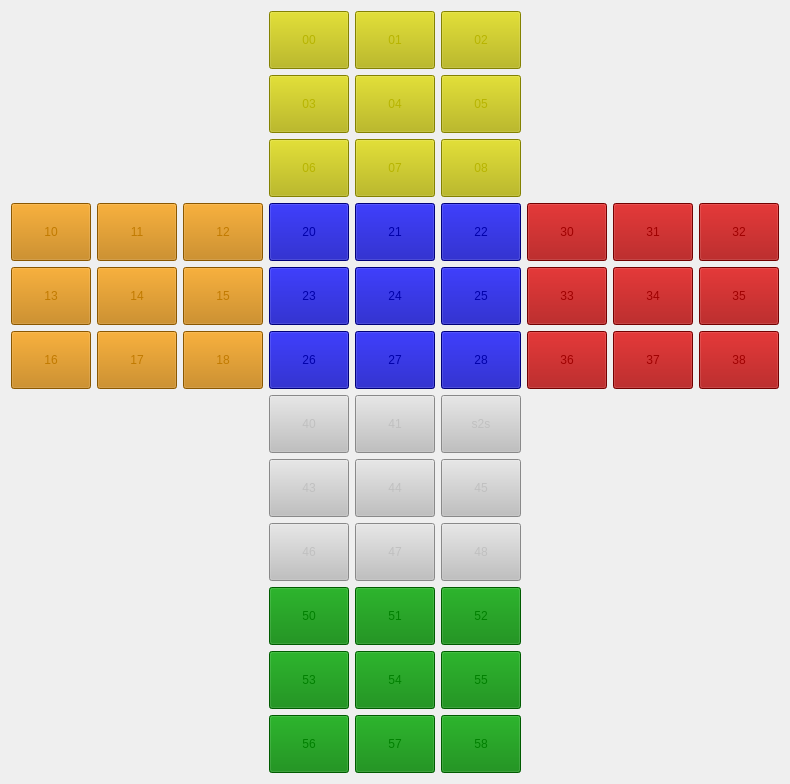
  <widget class="QWidget" name="gridLayoutWidget">
   <property name="geometry">
    <rect>
     <x>190</x>
     <y>100</y>
     <width>524</width>
     <height>694</height>
    </rect>
   </property>
   <layout class="QGridLayout" name="All_cube">
    <item row="0" column="2">
     <layout class="QGridLayout" name="Side_0">
      <item row="0" column="0">
       <widget class="QPushButton" name="side_0_square_0">
        <property name="styleSheet">
         <string notr="true">QPushButton{
  color: rgb(183, 180, 0);
  background-color: rgb(183, 180, 0);
  width: 50px;
  height: 50px;
}

QPushButton:hover {
  color: gray;
  background-color: gray;
}

QPushButton:pressed {
  color:yellow;
  background-color: yellow;
}</string>
        </property>
        <property name="text">
         <string>00</string>
        </property>
       </widget>
      </item>
      <item row="0" column="1">
       <widget class="QPushButton" name="side_0_square_1">
        <property name="styleSheet">
         <string notr="true">QPushButton{
  color: rgb(183, 180, 0);
  background-color: rgb(183, 180, 0);
  width: 50px;
  height: 50px;
}

QPushButton:hover {
  color: gray;
  background-color: gray;
}

QPushButton:pressed {
  color:yellow;
  background-color: yellow;
}</string>
        </property>
        <property name="text">
         <string>01</string>
        </property>
       </widget>
      </item>
      <item row="0" column="2">
       <widget class="QPushButton" name="side_0_square_2">
        <property name="styleSheet">
         <string notr="true">QPushButton{
  color: rgb(183, 180, 0);
  background-color: rgb(183, 180, 0);
  width: 50px;
  height: 50px;
}

QPushButton:hover {
  color: gray;
  background-color: gray;
}

QPushButton:pressed {
  color:yellow;
  background-color: yellow;
}</string>
        </property>
        <property name="text">
         <string>02</string>
        </property>
       </widget>
      </item>
      <item row="1" column="0">
       <widget class="QPushButton" name="side_0_square_3">
        <property name="styleSheet">
         <string notr="true">QPushButton{
  color: rgb(183, 180, 0);
  background-color: rgb(183, 180, 0);
  width: 50px;
  height: 50px;
}

QPushButton:hover {
  color: gray;
  background-color: gray;
}

QPushButton:pressed {
  color:yellow;
  background-color: yellow;
}</string>
        </property>
        <property name="text">
         <string>03</string>
        </property>
       </widget>
      </item>
      <item row="1" column="1">
       <widget class="QPushButton" name="side_0_square_4">
        <property name="styleSheet">
         <string notr="true">QPushButton{
  color: rgb(183, 180, 0);
  background-color: rgb(183, 180, 0);
  width: 50px;
  height: 50px;
}

QPushButton:hover {
  color: gray;
  background-color: gray;
}

QPushButton:pressed {
  color:yellow;
  background-color: yellow;
}</string>
        </property>
        <property name="text">
         <string>04</string>
        </property>
       </widget>
      </item>
      <item row="1" column="2">
       <widget class="QPushButton" name="side_0_square_5">
        <property name="styleSheet">
         <string notr="true">QPushButton{
  color: rgb(183, 180, 0);
  background-color: rgb(183, 180, 0);
  width: 50px;
  height: 50px;
}

QPushButton:hover {
  color: gray;
  background-color: gray;
}

QPushButton:pressed {
  color:yellow;
  background-color: yellow;
}</string>
        </property>
        <property name="text">
         <string>05</string>
        </property>
       </widget>
      </item>
      <item row="2" column="1">
       <widget class="QPushButton" name="side_0_square_7">
        <property name="styleSheet">
         <string notr="true">QPushButton{
  color: rgb(183, 180, 0);
  background-color: rgb(183, 180, 0);
  width: 50px;
  height: 50px;
}

QPushButton:hover {
  color: gray;
  background-color: gray;
}

QPushButton:pressed {
  color:yellow;
  background-color: yellow;
}</string>
        </property>
        <property name="text">
         <string>07</string>
        </property>
       </widget>
      </item>
      <item row="2" column="2">
       <widget class="QPushButton" name="side_0_square_8">
        <property name="styleSheet">
         <string notr="true">QPushButton{
  color: rgb(183, 180, 0);
  background-color: rgb(183, 180, 0);
  width: 50px;
  height: 50px;
}

QPushButton:hover {
  color: gray;
  background-color: gray;
}

QPushButton:pressed {
  color:yellow;
  background-color: yellow;
}</string>
        </property>
        <property name="text">
         <string>08</string>
        </property>
       </widget>
      </item>
      <item row="2" column="0">
       <widget class="QPushButton" name="side_0_square_6">
        <property name="styleSheet">
         <string notr="true">QPushButton{
  color: rgb(183, 180, 0);
  background-color: rgb(183, 180, 0);
  width: 50px;
  height: 50px;
}

QPushButton:hover {
  color: gray;
  background-color: gray;
}

QPushButton:pressed {
  color:yellow;
  background-color: yellow;
}</string>
        </property>
        <property name="text">
         <string>06</string>
        </property>
       </widget>
      </item>
     </layout>
    </item>
    <item row="3" column="2">
     <spacer name="verticalSpacer_2">
      <property name="orientation">
       <enum>Qt::Vertical</enum>
      </property>
      <property name="sizeHint" stdset="0">
       <size>
        <width>20</width>
        <height>40</height>
       </size>
      </property>
     </spacer>
    </item>
    <item row="2" column="4">
     <spacer name="horizontalSpacer">
      <property name="orientation">
       <enum>Qt::Horizontal</enum>
      </property>
      <property name="sizeHint" stdset="0">
       <size>
        <width>40</width>
        <height>20</height>
       </size>
      </property>
     </spacer>
    </item>
    <item row="1" column="2">
     <spacer name="verticalSpacer">
      <property name="orientation">
       <enum>Qt::Vertical</enum>
      </property>
      <property name="sizeHint" stdset="0">
       <size>
        <width>20</width>
        <height>40</height>
       </size>
      </property>
     </spacer>
    </item>
    <item row="2" column="0">
     <layout class="QGridLayout" name="Side_1">
      <item row="0" column="0">
       <widget class="QPushButton" name="side_1_square_0">
        <property name="styleSheet">
         <string notr="true">QPushButton{
  color: rgb(193, 122, 0);
  background-color: rgb(193, 122, 0);
  width: 50px;
  height: 50px;
}

QPushButton:hover {
  color: gray;
  background-color: gray;
}

QPushButton:pressed {
  color: orange;
  background-color: orange;
}</string>
        </property>
        <property name="text">
         <string>10</string>
        </property>
       </widget>
      </item>
      <item row="0" column="1">
       <widget class="QPushButton" name="side_1_square_1">
        <property name="styleSheet">
         <string notr="true">QPushButton{
  color: rgb(193, 122, 0);
  background-color: rgb(193, 122, 0);
  width: 50px;
  height: 50px;
}

QPushButton:hover {
  color: gray;
  background-color: gray;
}

QPushButton:pressed {
  color: orange;
  background-color: orange;
}</string>
        </property>
        <property name="text">
         <string>11</string>
        </property>
       </widget>
      </item>
      <item row="0" column="2">
       <widget class="QPushButton" name="side_1_square_2">
        <property name="styleSheet">
         <string notr="true">QPushButton{
  color: rgb(193, 122, 0);
  background-color: rgb(193, 122, 0);
  width: 50px;
  height: 50px;
}

QPushButton:hover {
  color: gray;
  background-color: gray;
}

QPushButton:pressed {
  color: orange;
  background-color: orange;
}</string>
        </property>
        <property name="text">
         <string>12</string>
        </property>
       </widget>
      </item>
      <item row="1" column="0">
       <widget class="QPushButton" name="side_1_square_3">
        <property name="styleSheet">
         <string notr="true">QPushButton{
  color: rgb(193, 122, 0);
  background-color: rgb(193, 122, 0);
  width: 50px;
  height: 50px;
}

QPushButton:hover {
  color: gray;
  background-color: gray;
}

QPushButton:pressed {
  color: orange;
  background-color: orange;
}</string>
        </property>
        <property name="text">
         <string>13</string>
        </property>
       </widget>
      </item>
      <item row="1" column="1">
       <widget class="QPushButton" name="side_1_square_4">
        <property name="styleSheet">
         <string notr="true">QPushButton{
  color: rgb(193, 122, 0);
  background-color: rgb(193, 122, 0);
  width: 50px;
  height: 50px;
}

QPushButton:hover {
  color: gray;
  background-color: gray;
}

QPushButton:pressed {
  color: orange;
  background-color: orange;
}</string>
        </property>
        <property name="text">
         <string>14</string>
        </property>
       </widget>
      </item>
      <item row="1" column="2">
       <widget class="QPushButton" name="side_1_square_5">
        <property name="styleSheet">
         <string notr="true">QPushButton{
  color: rgb(193, 122, 0);
  background-color: rgb(193, 122, 0);
  width: 50px;
  height: 50px;
}

QPushButton:hover {
  color: gray;
  background-color: gray;
}

QPushButton:pressed {
  color: orange;
  background-color: orange;
}</string>
        </property>
        <property name="text">
         <string>15</string>
        </property>
       </widget>
      </item>
      <item row="2" column="1">
       <widget class="QPushButton" name="side_1_square_7">
        <property name="styleSheet">
         <string notr="true">QPushButton{
  color: rgb(193, 122, 0);
  background-color: rgb(193, 122, 0);
  width: 50px;
  height: 50px;
}

QPushButton:hover {
  color: gray;
  background-color: gray;
}

QPushButton:pressed {
  color: orange;
  background-color: orange;
}</string>
        </property>
        <property name="text">
         <string>17</string>
        </property>
       </widget>
      </item>
      <item row="2" column="2">
       <widget class="QPushButton" name="side_1_square_8">
        <property name="styleSheet">
         <string notr="true">QPushButton{
  color: rgb(193, 122, 0);
  background-color: rgb(193, 122, 0);
  width: 50px;
  height: 50px;
}

QPushButton:hover {
  color: gray;
  background-color: gray;
}

QPushButton:pressed {
  color: orange;
  background-color: orange;
}</string>
        </property>
        <property name="text">
         <string>18</string>
        </property>
       </widget>
      </item>
      <item row="2" column="0">
       <widget class="QPushButton" name="side_1_square_6">
        <property name="styleSheet">
         <string notr="true">QPushButton{
  color: rgb(193, 122, 0);
  background-color: rgb(193, 122, 0);
  width: 50px;
  height: 50px;
}

QPushButton:hover {
  color: gray;
  background-color: gray;
}

QPushButton:pressed {
  color: orange;
  background-color: orange;
}</string>
        </property>
        <property name="text">
         <string>16</string>
        </property>
       </widget>
      </item>
     </layout>
    </item>
    <item row="2" column="1">
     <spacer name="horizontalSpacer_3">
      <property name="orientation">
       <enum>Qt::Horizontal</enum>
      </property>
      <property name="sizeHint" stdset="0">
       <size>
        <width>40</width>
        <height>20</height>
       </size>
      </property>
     </spacer>
    </item>
    <item row="2" column="3">
     <spacer name="horizontalSpacer_2">
      <property name="orientation">
       <enum>Qt::Horizontal</enum>
      </property>
      <property name="sizeHint" stdset="0">
       <size>
        <width>40</width>
        <height>20</height>
       </size>
      </property>
     </spacer>
    </item>
    <item row="2" column="5">
     <layout class="QGridLayout" name="Side_3">
      <item row="0" column="2">
       <widget class="QPushButton" name="side_3_square_2">
        <property name="styleSheet">
         <string notr="true">QPushButton{
  color: rgb(160, 0, 0);
  background-color: rgb(160, 0, 0);
  width: 50px;
  height: 50px;
}

QPushButton:hover {
  color: gray;
  background-color: gray;
}

QPushButton:pressed {
  color: red ;
  background-color: red;
}</string>
        </property>
        <property name="text">
         <string>32</string>
        </property>
       </widget>
      </item>
      <item row="2" column="2">
       <widget class="QPushButton" name="side_3_square_8">
        <property name="styleSheet">
         <string notr="true">QPushButton{
  color: rgb(160, 0, 0);
  background-color: rgb(160, 0, 0);
  width: 50px;
  height: 50px;
}

QPushButton:hover {
  color: gray;
  background-color: gray;
}

QPushButton:pressed {
  color: red ;
  background-color: red;
}</string>
        </property>
        <property name="text">
         <string>38</string>
        </property>
       </widget>
      </item>
      <item row="2" column="0">
       <widget class="QPushButton" name="side_3_square_6">
        <property name="styleSheet">
         <string notr="true">QPushButton{
  color: rgb(160, 0, 0);
  background-color: rgb(160, 0, 0);
  width: 50px;
  height: 50px;
}

QPushButton:hover {
  color: gray;
  background-color: gray;
}

QPushButton:pressed {
  color: red ;
  background-color: red;
}</string>
        </property>
        <property name="text">
         <string>36</string>
        </property>
       </widget>
      </item>
      <item row="0" column="0">
       <widget class="QPushButton" name="side_3_square_0">
        <property name="styleSheet">
         <string notr="true">QPushButton{
  color: rgb(160, 0, 0);
  background-color: rgb(160, 0, 0);
  width: 50px;
  height: 50px;
}

QPushButton:hover {
  color: gray;
  background-color: gray;
}

QPushButton:pressed {
  color: red ;
  background-color: red;
}</string>
        </property>
        <property name="text">
         <string>30</string>
        </property>
       </widget>
      </item>
      <item row="0" column="1">
       <widget class="QPushButton" name="side_3_square_1">
        <property name="styleSheet">
         <string notr="true">QPushButton{
  color: rgb(160, 0, 0);
  background-color: rgb(160, 0, 0);
  width: 50px;
  height: 50px;
}

QPushButton:hover {
  color: gray;
  background-color: gray;
}

QPushButton:pressed {
  color: red ;
  background-color: red;
}</string>
        </property>
        <property name="text">
         <string>31</string>
        </property>
       </widget>
      </item>
      <item row="1" column="1">
       <widget class="QPushButton" name="side_3_square_4">
        <property name="styleSheet">
         <string notr="true">QPushButton{
  color: rgb(160, 0, 0);
  background-color: rgb(160, 0, 0);
  width: 50px;
  height: 50px;
}

QPushButton:hover {
  color: gray;
  background-color: gray;
}

QPushButton:pressed {
  color: red ;
  background-color: red;
}</string>
        </property>
        <property name="text">
         <string>34</string>
        </property>
       </widget>
      </item>
      <item row="2" column="1">
       <widget class="QPushButton" name="side_3_square_7">
        <property name="styleSheet">
         <string notr="true">QPushButton{
  color: rgb(160, 0, 0);
  background-color: rgb(160, 0, 0);
  width: 50px;
  height: 50px;
}

QPushButton:hover {
  color: gray;
  background-color: gray;
}

QPushButton:pressed {
  color: red ;
  background-color: red;
}</string>
        </property>
        <property name="text">
         <string>37</string>
        </property>
       </widget>
      </item>
      <item row="1" column="2">
       <widget class="QPushButton" name="side_3_square_5">
        <property name="styleSheet">
         <string notr="true">QPushButton{
  color: rgb(160, 0, 0);
  background-color: rgb(160, 0, 0);
  width: 50px;
  height: 50px;
}

QPushButton:hover {
  color: gray;
  background-color: gray;
}

QPushButton:pressed {
  color: red ;
  background-color: red;
}</string>
        </property>
        <property name="text">
         <string>35</string>
        </property>
       </widget>
      </item>
      <item row="1" column="0">
       <widget class="QPushButton" name="side_3_square_3">
        <property name="styleSheet">
         <string notr="true">QPushButton{
  color: rgb(160, 0, 0);
  background-color: rgb(160, 0, 0);
  width: 50px;
  height: 50px;
}

QPushButton:hover {
  color: gray;
  background-color: gray;
}

QPushButton:pressed {
  color: red ;
  background-color: red;
}</string>
        </property>
        <property name="text">
         <string>33</string>
        </property>
       </widget>
      </item>
     </layout>
    </item>
    <item row="6" column="2">
     <layout class="QGridLayout" name="Side_5">
      <item row="1" column="0">
       <widget class="QPushButton" name="side_5_square_3">
        <property name="styleSheet">
         <string notr="true">QPushButton{
  color: green;
  background-color: green;
  width: 50px;
  height: 50px;
}

QPushButton:hover {
  color: gray;
  background-color: gray;
}

QPushButton:pressed {
  color: rgb(0, 160, 0);
  background-color: rgb(0, 160, 0);
}</string>
        </property>
        <property name="text">
         <string>53</string>
        </property>
       </widget>
      </item>
      <item row="0" column="2">
       <widget class="QPushButton" name="side_5_square_2">
        <property name="styleSheet">
         <string notr="true">QPushButton{
  color: green;
  background-color: green;
  width: 50px;
  height: 50px;
}

QPushButton:hover {
  color: gray;
  background-color: gray;
}

QPushButton:pressed {
  color: rgb(0, 160, 0);
  background-color: rgb(0, 160, 0);
}</string>
        </property>
        <property name="text">
         <string>52</string>
        </property>
       </widget>
      </item>
      <item row="0" column="0">
       <widget class="QPushButton" name="side_5_square_0">
        <property name="styleSheet">
         <string notr="true">QPushButton{
  color: green;
  background-color: green;
  width: 50px;
  height: 50px;
}

QPushButton:hover {
  color: gray;
  background-color: gray;
}

QPushButton:pressed {
  color: rgb(0, 160, 0);
  background-color: rgb(0, 160, 0);
}</string>
        </property>
        <property name="text">
         <string>50</string>
        </property>
       </widget>
      </item>
      <item row="1" column="1">
       <widget class="QPushButton" name="side_5_square_4">
        <property name="styleSheet">
         <string notr="true">QPushButton{
  color: green;
  background-color: green;
  width: 50px;
  height: 50px;
}

QPushButton:hover {
  color: gray;
  background-color: gray;
}

QPushButton:pressed {
  color: rgb(0, 160, 0);
  background-color: rgb(0, 160, 0);
}</string>
        </property>
        <property name="text">
         <string>54</string>
        </property>
       </widget>
      </item>
      <item row="2" column="1">
       <widget class="QPushButton" name="side_5_square_7">
        <property name="styleSheet">
         <string notr="true">QPushButton{
  color: green;
  background-color: green;
  width: 50px;
  height: 50px;
}

QPushButton:hover {
  color: gray;
  background-color: gray;
}

QPushButton:pressed {
  color: rgb(0, 160, 0);
  background-color: rgb(0, 160, 0);
}</string>
        </property>
        <property name="text">
         <string>57</string>
        </property>
       </widget>
      </item>
      <item row="0" column="1">
       <widget class="QPushButton" name="side_5_square_1">
        <property name="styleSheet">
         <string notr="true">QPushButton{
  color: green;
  background-color: green;
  width: 50px;
  height: 50px;
}

QPushButton:hover {
  color: gray;
  background-color: gray;
}

QPushButton:pressed {
  color: rgb(0, 160, 0);
  background-color: rgb(0, 160, 0);
}</string>
        </property>
        <property name="text">
         <string>51</string>
        </property>
       </widget>
      </item>
      <item row="2" column="2">
       <widget class="QPushButton" name="side_5_square_8">
        <property name="styleSheet">
         <string notr="true">QPushButton{
  color: green;
  background-color: green;
  width: 50px;
  height: 50px;
}

QPushButton:hover {
  color: gray;
  background-color: gray;
}

QPushButton:pressed {
  color: rgb(0, 160, 0);
  background-color: rgb(0, 160, 0);
}</string>
        </property>
        <property name="text">
         <string>58</string>
        </property>
       </widget>
      </item>
      <item row="2" column="0">
       <widget class="QPushButton" name="side_5_square_6">
        <property name="styleSheet">
         <string notr="true">QPushButton{
  color: green;
  background-color: green;
  width: 50px;
  height: 50px;
}

QPushButton:hover {
  color: gray;
  background-color: gray;
}

QPushButton:pressed {
  color: rgb(0, 160, 0);
  background-color: rgb(0, 160, 0);
}</string>
        </property>
        <property name="text">
         <string>56</string>
        </property>
       </widget>
      </item>
      <item row="1" column="2">
       <widget class="QPushButton" name="side_5_square_5">
        <property name="styleSheet">
         <string notr="true">QPushButton{
  color: green;
  background-color: green;
  width: 50px;
  height: 50px;
}

QPushButton:hover {
  color: gray;
  background-color: gray;
}

QPushButton:pressed {
  color: rgb(0, 160, 0);
  background-color: rgb(0, 160, 0);
}</string>
        </property>
        <property name="text">
         <string>55</string>
        </property>
       </widget>
      </item>
     </layout>
    </item>
    <item row="4" column="2">
     <layout class="QGridLayout" name="Side_4">
      <item row="0" column="0">
       <widget class="QPushButton" name="side_4_square_0">
        <property name="styleSheet">
         <string notr="true">QPushButton{
  color: silver ;
  background-color: silver;
  width: 50px;
  height: 50px;
}

QPushButton:hover {
  color: gray;
  background-color: gray;

}

QPushButton:pressed {
  color: white;
  background-color: white;
}</string>
        </property>
        <property name="text">
         <string>40</string>
        </property>
       </widget>
      </item>
      <item row="0" column="1">
       <widget class="QPushButton" name="side_4_square_1">
        <property name="styleSheet">
         <string notr="true">QPushButton{
  color: silver ;
  background-color: silver;
  width: 50px;
  height: 50px;
}

QPushButton:hover {
  color: gray;
  background-color: gray;

}

QPushButton:pressed {
  color: white;
  background-color: white;
}</string>
        </property>
        <property name="text">
         <string>41</string>
        </property>
       </widget>
      </item>
      <item row="0" column="2">
       <widget class="QPushButton" name="side_4_square_2">
        <property name="styleSheet">
         <string notr="true">QPushButton{
  color: silver ;
  background-color: silver;
  width: 50px;
  height: 50px;
}

QPushButton:hover {
  color: gray;
  background-color: gray;

}

QPushButton:pressed {
  color: white;
  background-color: white;
}</string>
        </property>
        <property name="text">
         <string>s2s</string>
        </property>
       </widget>
      </item>
      <item row="1" column="0">
       <widget class="QPushButton" name="side_4_square_3">
        <property name="styleSheet">
         <string notr="true">QPushButton{
  color: silver ;
  background-color: silver;
  width: 50px;
  height: 50px;
}

QPushButton:hover {
  color: gray;
  background-color: gray;

}

QPushButton:pressed {
  color: white;
  background-color: white;
}</string>
        </property>
        <property name="text">
         <string>43</string>
        </property>
       </widget>
      </item>
      <item row="1" column="1">
       <widget class="QPushButton" name="side_4_square_4">
        <property name="styleSheet">
         <string notr="true">QPushButton{
  color: silver ;
  background-color: silver;
  width: 50px;
  height: 50px;
}

QPushButton:hover {
  color: gray;
  background-color: gray;

}

QPushButton:pressed {
  color: white;
  background-color: white;
}</string>
        </property>
        <property name="text">
         <string>44</string>
        </property>
       </widget>
      </item>
      <item row="1" column="2">
       <widget class="QPushButton" name="side_4_square_5">
        <property name="styleSheet">
         <string notr="true">QPushButton{
  color: silver ;
  background-color: silver;
  width: 50px;
  height: 50px;
}

QPushButton:hover {
  color: gray;
  background-color: gray;

}

QPushButton:pressed {
  color: white;
  background-color: white;
}</string>
        </property>
        <property name="text">
         <string>45</string>
        </property>
       </widget>
      </item>
      <item row="2" column="1">
       <widget class="QPushButton" name="side_4_square_7">
        <property name="styleSheet">
         <string notr="true">QPushButton{
  color: silver ;
  background-color: silver;
  width: 50px;
  height: 50px;
}

QPushButton:hover {
  color: gray;
  background-color: gray;

}

QPushButton:pressed {
  color: white;
  background-color: white;
}</string>
        </property>
        <property name="text">
         <string>47</string>
        </property>
       </widget>
      </item>
      <item row="2" column="2">
       <widget class="QPushButton" name="side_4_square_8">
        <property name="styleSheet">
         <string notr="true">QPushButton{
  color: silver ;
  background-color: silver;
  width: 50px;
  height: 50px;
}

QPushButton:hover {
  color: gray;
  background-color: gray;

}

QPushButton:pressed {
  color: white;
  background-color: white;
}</string>
        </property>
        <property name="text">
         <string>48</string>
        </property>
       </widget>
      </item>
      <item row="2" column="0">
       <widget class="QPushButton" name="side_4_square_6">
        <property name="styleSheet">
         <string notr="true">QPushButton{
  color: silver ;
  background-color: silver;
  width: 50px;
  height: 50px;
}

QPushButton:hover {
  color: gray;
  background-color: gray;

}

QPushButton:pressed {
  color: white;
  background-color: white;
}</string>
        </property>
        <property name="text">
         <string>46</string>
        </property>
       </widget>
      </item>
     </layout>
    </item>
    <item row="5" column="2">
     <spacer name="verticalSpacer_3">
      <property name="orientation">
       <enum>Qt::Vertical</enum>
      </property>
      <property name="sizeHint" stdset="0">
       <size>
        <width>20</width>
        <height>40</height>
       </size>
      </property>
     </spacer>
    </item>
    <item row="2" column="2">
     <layout class="QGridLayout" name="Side_2">
      <item row="0" column="0">
       <widget class="QPushButton" name="side_2_square_0">
        <property name="styleSheet">
         <string notr="true">QPushButton{
  color: rgb(0, 0, 170);
  background-color: rgb(0, 0, 170);
  width: 50px;
  height: 50px;
}

QPushButton:hover {
  color: gray ;
  background-color: gray;
}

QPushButton:pressed {
  color: blue;
  background-color: blue;
}</string>
        </property>
        <property name="text">
         <string>20</string>
        </property>
       </widget>
      </item>
      <item row="0" column="1">
       <widget class="QPushButton" name="side_2_square_1">
        <property name="styleSheet">
         <string notr="true">QPushButton{
  color: rgb(0, 0, 170);
  background-color: rgb(0, 0, 170);
  width: 50px;
  height: 50px;
}

QPushButton:hover {
  color: gray ;
  background-color: gray;
}

QPushButton:pressed {
  color: blue;
  background-color: blue;
}</string>
        </property>
        <property name="text">
         <string>21</string>
        </property>
       </widget>
      </item>
      <item row="0" column="2">
       <widget class="QPushButton" name="side_2_square_2">
        <property name="styleSheet">
         <string notr="true">QPushButton{
  color: rgb(0, 0, 170);
  background-color: rgb(0, 0, 170);
  width: 50px;
  height: 50px;
}

QPushButton:hover {
  color: gray ;
  background-color: gray;
}

QPushButton:pressed {
  color: blue;
  background-color: blue;
}</string>
        </property>
        <property name="text">
         <string>22</string>
        </property>
       </widget>
      </item>
      <item row="1" column="0">
       <widget class="QPushButton" name="side_2_square_3">
        <property name="styleSheet">
         <string notr="true">QPushButton{
  color: rgb(0, 0, 170);
  background-color: rgb(0, 0, 170);
  width: 50px;
  height: 50px;
}

QPushButton:hover {
  color: gray ;
  background-color: gray;
}

QPushButton:pressed {
  color: blue;
  background-color: blue;
}</string>
        </property>
        <property name="text">
         <string>23</string>
        </property>
       </widget>
      </item>
      <item row="1" column="1">
       <widget class="QPushButton" name="side_2_square_4">
        <property name="styleSheet">
         <string notr="true">QPushButton{
  color: rgb(0, 0, 170);
  background-color: rgb(0, 0, 170);
  width: 50px;
  height: 50px;
}

QPushButton:hover {
  color: gray ;
  background-color: gray;
}

QPushButton:pressed {
  color: blue;
  background-color: blue;
}</string>
        </property>
        <property name="text">
         <string>24</string>
        </property>
       </widget>
      </item>
      <item row="1" column="2">
       <widget class="QPushButton" name="side_2_square_5">
        <property name="styleSheet">
         <string notr="true">QPushButton{
  color: rgb(0, 0, 170);
  background-color: rgb(0, 0, 170);
  width: 50px;
  height: 50px;
}

QPushButton:hover {
  color: gray ;
  background-color: gray;
}

QPushButton:pressed {
  color: blue;
  background-color: blue;
}</string>
        </property>
        <property name="text">
         <string>25</string>
        </property>
       </widget>
      </item>
      <item row="2" column="1">
       <widget class="QPushButton" name="side_2_square_7">
        <property name="styleSheet">
         <string notr="true">QPushButton{
  color: rgb(0, 0, 170);
  background-color: rgb(0, 0, 170);
  width: 50px;
  height: 50px;
}

QPushButton:hover {
  color: gray ;
  background-color: gray;
}

QPushButton:pressed {
  color: blue;
  background-color: blue;
}</string>
        </property>
        <property name="text">
         <string>27</string>
        </property>
       </widget>
      </item>
      <item row="2" column="2">
       <widget class="QPushButton" name="side_2_square_8">
        <property name="styleSheet">
         <string notr="true">QPushButton{
  color: rgb(0, 0, 170);
  background-color: rgb(0, 0, 170);
  width: 50px;
  height: 50px;
}

QPushButton:hover {
  color: gray ;
  background-color: gray;
}

QPushButton:pressed {
  color: blue;
  background-color: blue;
}</string>
        </property>
        <property name="text">
         <string>28</string>
        </property>
       </widget>
      </item>
      <item row="2" column="0">
       <widget class="QPushButton" name="side_2_square_6">
        <property name="styleSheet">
         <string notr="true">QPushButton{
  color: rgb(0, 0, 170);
  background-color: rgb(0, 0, 170);
  width: 50px;
  height: 50px;
}

QPushButton:hover {
  color: gray ;
  background-color: gray;
}

QPushButton:pressed {
  color: blue;
  background-color: blue;
}</string>
        </property>
        <property name="text">
         <string>26</string>
        </property>
       </widget>
      </item>
     </layout>
    </item>
   </layout>
  </widget>
